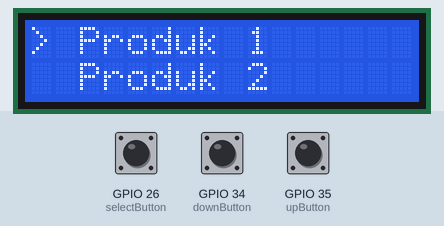
Simulated run of this sketch. Board: ESP32. On the bench: 16×2 character LCD. Inputs (shaded band) come from the test bench; at power-on: GPIO 26 (selectButton) LOW, GPIO 34 (downButton) LOW, GPIO 35 (upButton) LOW. WiFi joins after 1.5 s; servers stay silent unless stated; what the sketch prints to the serial monitor is not drawn.

Above: at 0.8 s.
0.9 s: GPIO 26 (selectButton) pulled HIGH for 0.15 s
At 2.1 s:
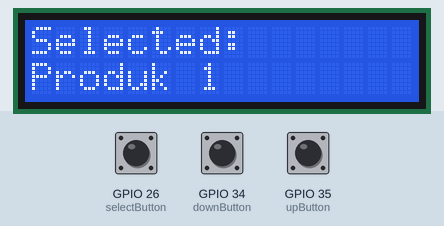
At 3.0 s:
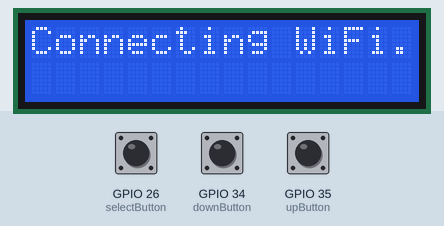
Timing chart, 0 to 4.5 s (numbered marks = the images above; inputs shaded):
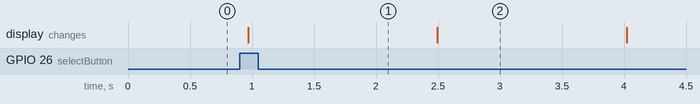

Measured:
- after the input at 0.9 s, the display: changes after 0.07 s (image 1)

The sketch:

counter_hit.ino
```cpp
#include <WiFi.h>
#include <WiFiMulti.h>
#include <Wire.h>
#include <LiquidCrystal_I2C.h>

// WiFiMulti object
WiFiMulti wifiMulti;

// Button pins
const int upButton = 35;
const int downButton = 34;
const int selectButton = 26;

// LCD configuration
LiquidCrystal_I2C lcd(0x27, 16, 2);  // Adjust I2C address if needed

// Device Configuration
const int deviceID = 7;

// Network Configuration
IPAddress staticIP(192, 168, 7, deviceID);
IPAddress gateway(192, 168, 7, 250);
IPAddress subnet(255, 255, 255, 0);
IPAddress primaryDNS(8, 8, 8, 8);
IPAddress secondaryDNS(8, 8, 4, 4);

// WiFi Credentials
const int WIFI_NETWORKS = 6;
const char* wifiSSIDs[WIFI_NETWORKS] = {
  "STTB11",
  "WiFi2",
  "WiFi3",
  "WiFi4",
  "WiFi5",
  "WiFi6"
};

const char* wifiPasswords[WIFI_NETWORKS] = {
  "Si4nt4r321",
  "Pass2",
  "Pass3",
  "Pass4",
  "Pass5",
  "Pass6"
};

// Menu variables
const int MENU_ITEMS = 4;
const String menuItems[MENU_ITEMS] = {
  "Produk 1",
  "Produk 2",
  "Produk 3",
  "Produk 4"
};

const String productCodes[MENU_ITEMS] = {
  "P001",  // Code for Produk 1
  "P002",  // Code for Produk 2
  "P003",  // Code for Produk 3
  "P004"   // Code for Produk 4
};

int currentMenuItem = 0;
String selectedProductCode = "";
String selectedProductName = "";
bool productSelected = false;
bool wifiConnected = false;

void setup() {
  // Initialize Serial for debugging
  Serial.begin(115200);

  // Initialize LCD
  lcd.init();
  lcd.backlight();

  // Set button pins as INPUT_PULLUP
  pinMode(upButton, INPUT);
  pinMode(downButton, INPUT);
  pinMode(selectButton, INPUT);

  // Configure static IP
  if (!WiFi.config(staticIP, gateway, subnet, primaryDNS, secondaryDNS)) {
    Serial.println("Static IP configuration failed");
  }

  // Add WiFi networks to WiFiMulti
  for (int i = 0; i < WIFI_NETWORKS; i++) {
    wifiMulti.addAP(wifiSSIDs[i], wifiPasswords[i]);
  }

  // Product Selection Process
  currentMenuItem = 0;
  selectProductBeforeLoop();

  // WiFi Connection Process
  connectToWiFi();
}

void connectToWiFi() {
  lcd.clear();
  lcd.setCursor(0, 0);
  lcd.print("Connecting WiFi...");
  Serial.println("Attempting to connect to WiFi...");

  // Attempt to connect to the best available network
  int attempts = 0;
  while (wifiMulti.run() != WL_CONNECTED && attempts < 30) {
    delay(500);
    Serial.print(".");
    attempts++;

    // Update LCD with connection progress
    lcd.setCursor(0, 1);
    lcd.print("Connecting");
  }

  // Check connection status
  if (WiFi.status() == WL_CONNECTED) {
    wifiConnected = true;

    lcd.clear();
    lcd.setCursor(0, 0);
    lcd.print("WiFi Connected!");
    lcd.setCursor(0, 1);
    lcd.print(WiFi.localIP().toString());

    Serial.println("\nWiFi connected");
    Serial.print("Connected to: ");
    Serial.println(WiFi.SSID());
    Serial.print("IP address: ");
    Serial.println(WiFi.localIP());

    delay(2000);
  } else {
    // Connection failed
    lcd.clear();
    lcd.setCursor(0, 0);
    lcd.print("WiFi Failed!");
    lcd.setCursor(0, 1);
    lcd.print("No connection");

    Serial.println("\nWiFi connection failed");
    delay(2000);
  }
}

void loop() {
  // Check if product and WiFi are selected
  if (!productSelected || !wifiConnected) {
    if (!productSelected) selectProductBeforeLoop();
    if (!wifiConnected) connectToWiFi();
    return;
  }

  // Simply display selected product info
  lcd.clear();
  lcd.setCursor(0, 0);
  lcd.print("Produk: " + selectedProductName);
  lcd.setCursor(0, 1);
  lcd.print("IP: " + WiFi.localIP().toString());

  // WiFi connection is maintained
  // You can add your main application logic here

  // Periodically check WiFi connection
  if (wifiMulti.run() != WL_CONNECTED) {
    Serial.println("WiFi disconnected. Reconnecting...");
    wifiConnected = false;
    connectToWiFi();
  }

  // Add a small delay to keep the display readable
  delay(1000);
}

void selectProductBeforeLoop() {
  // Ensure menu is displayed immediately
  displayMenu();

  bool inSelection = true;
  int lastMenuItem = currentMenuItem;

  while (inSelection) {
    // Up button
    if (digitalRead(upButton) == HIGH) {
      delay(50);  // Debounce
      if (digitalRead(upButton) == HIGH) {
        // Move up, wrapping around to the bottom if at the top
        currentMenuItem = (currentMenuItem - 1 + MENU_ITEMS) % MENU_ITEMS;

        // Update display
        displayMenu();

        while (digitalRead(upButton) == HIGH);  // Wait for button release
      }
    }

    // Down button
    if (digitalRead(downButton) == HIGH) {
      delay(50);  // Debounce
      if (digitalRead(downButton) == HIGH) {
        // Move down, wrapping around to the top if at the bottom
        currentMenuItem = (currentMenuItem + 1) % MENU_ITEMS;

        // Update display
        displayMenu();

        while (digitalRead(downButton) == HIGH);  // Wait for button release
      }
    }

    // Select button
    if (digitalRead(selectButton) == HIGH) {
      delay(50);  // Debounce
      if (digitalRead(selectButton) == HIGH) {
        // Store selected product code and name
        selectedProductCode = productCodes[currentMenuItem];
        selectedProductName = menuItems[currentMenuItem];
        productSelected = true;

        // Show selection confirmation
        lcd.clear();
        lcd.setCursor(0, 0);
        lcd.print("Selected:");
        lcd.setCursor(0, 1);
        lcd.print(selectedProductName);

        // Debug print
        Serial.print("Selected Product: ");
        Serial.print(selectedProductName);
        Serial.print(" (Code: ");
        Serial.print(selectedProductCode);
        Serial.println(")");

        // Wait a moment to show selection
        delay(1500);

        // Exit selection loop
        inSelection = false;
      }
    }
  }
}

void displayMenu() {
  // Ensure the display is clear before showing menu
  lcd.clear();

  // First line with arrow
  lcd.setCursor(0, 0);
  lcd.print("> " + menuItems[currentMenuItem]);

  // Second line with next item
  if (currentMenuItem + 1 < MENU_ITEMS) {
    lcd.setCursor(0, 1);
    lcd.print("  " + menuItems[currentMenuItem + 1]);
  } else {
    // If at the last item, show the first item
    lcd.setCursor(0, 1);
    lcd.print("  " + menuItems[0]);
  }
}
```
